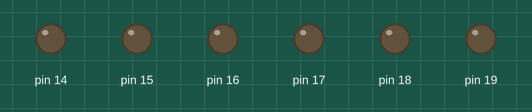
Recording of a sketch running on a simulated Arduino Uno, built with avr-gcc and run on an emulated ATmega328P. Shown: output pins drawn as LEDs (lit = HIGH). EEPROM starts erased. At 10.0 s the program stops and its outputs stay as they are.

Above: at 0.1 s.
At 1.1 s:
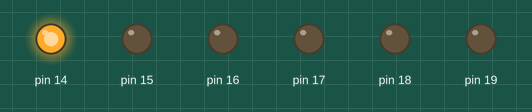
At 2.1 s:
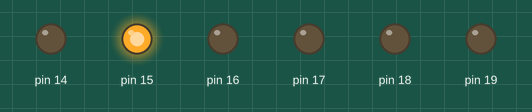
At 4.1 s:
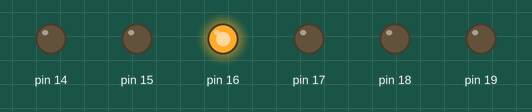
At 6.1 s:
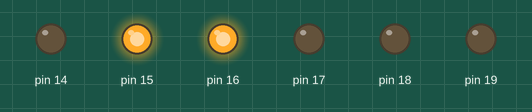
At 9.1 s:
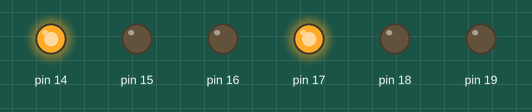
Timing chart, 0 to 10.6 s (numbered marks = the images above):
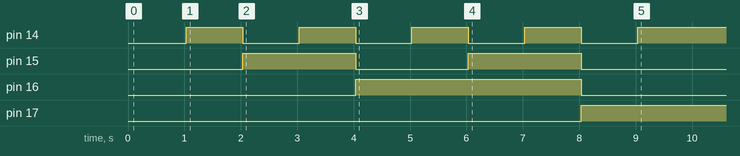

The sketch:

CSE-322-2202-lab9-task-1.ino
```cpp
#include<avr/io.h>
#include<avr/eeprom.h>
#include<util/delay.h>

int main()
{
  unsigned char i;
  DDRC=0xFF;
  for(i=0;i<10;i++)
  {
    eeprom_write_byte((unsigned char *)i,i);
  }
  for(i=0;i<10;i++)
  {
    PORTC=eeprom_read_byte((unsigned char *)i);
    _delay_ms(1000);
  }

  while(1)
  {

  }

}
```

Measured:
- by itself, pin 14: alternates HIGH for 1.0 s and LOW for 1.0 s, 9 changes in all, then stays HIGH
- by itself, pin 15: alternates HIGH for 2.0 s and LOW for 2.0 s, 4 changes in all, then stays LOW
- by itself, pin 16: LOW → HIGH at 4.0 s, → LOW 4.0 s later
- by itself, pin 17: LOW → HIGH at 8.0 s
